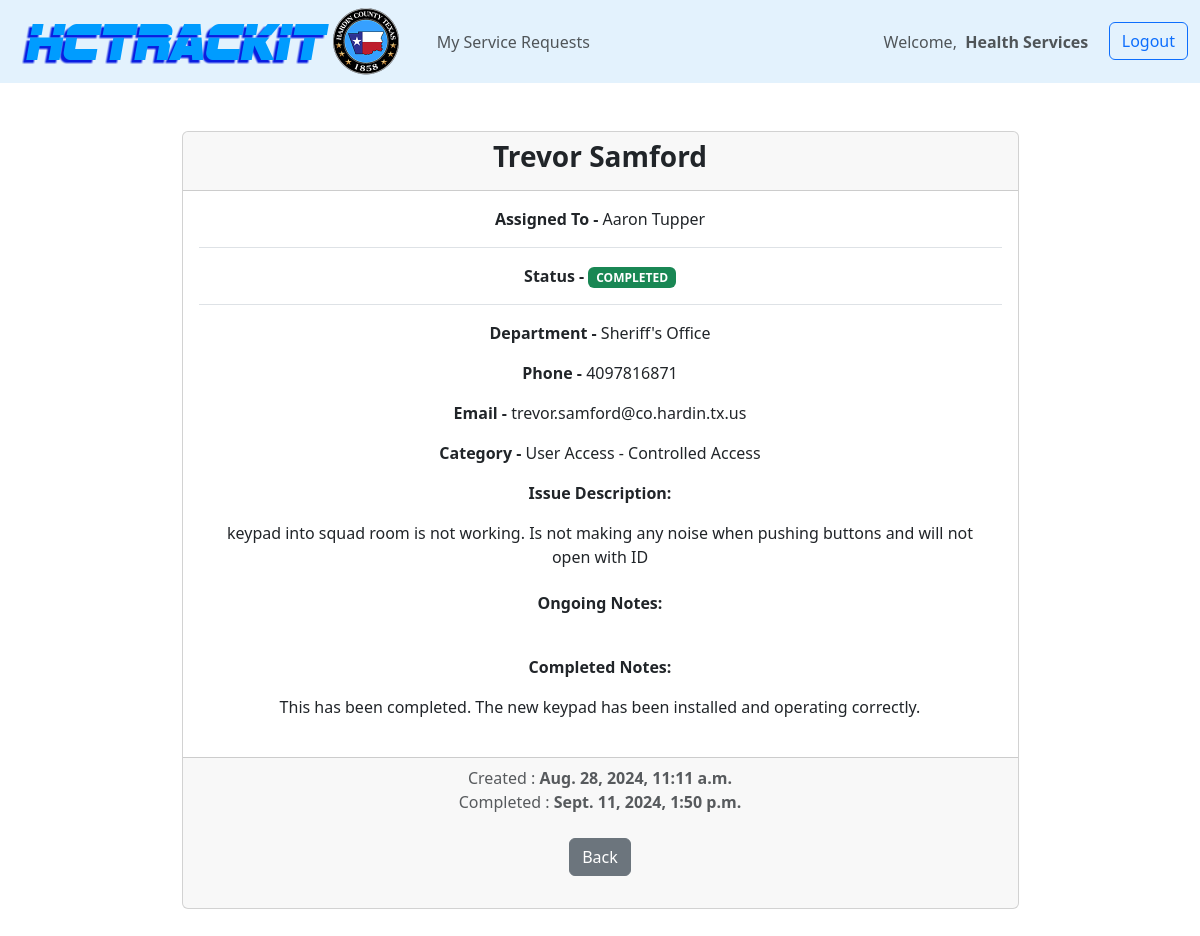
The page /tickets/tickets_info_completed/6 (signed in) on the database its author committed.
### tickets/models.py (models this page shows, shortened)
class Ticket(models.Model):
    DEPT_CHOICES = (
                        ("", ""),
                        ("356th District Court", "356th District Court"),
                        ("88th Disctric Court", "88th District Court"),
                        ("Agrilife Extension", "Agrilife Extension"),
                        ("Adult Probation", "Adult Probation"),
                        ("Auditor", "Auditor"),
                        ("Corrections", "Corrections"),
                        ("County Attorney", "County Attorney"),
                        ("County Clerk", "County Clerk"),
                        ("County Commissioner Precinct 1", "County Commissioner Precinct 1"),
                        ("County Commissioner Precinct 2", "County Commissioner Precinct 2"),
                        ("County Commissioner Precinct 3", "County Commissioner Precinct 3"),
                        ("County Commissioner Precinct 4", "County Commissioner Precinct 4"),
                        ("County Judge", "County Judge"),
                        ("Crime Victims Assistance", "Crime Victims Assistance"),
                        ("District Attorney", "District Attorney"),
                        ("District Clerk", "District Clerk"),
                        ("Elections", "Elections"),
                        ("Emergency Management", "Emergency Management"),
                        ("Flood Plain Administration", "Flood Plain Administration"),
                        ("Health Services", "Health Services"),
                        ("Human Resources", "Human Resources"),
                        ("Justice of the Peace Precinct 1", "Justice of the Peace Precinct 1"),
                        ("Justice of the Peace Precinct 2", "Justice of the Peace Precinct 2"),
                        ("Justice of the Peace Precinct 3", "Justice of the Peace Precinct 3"),
                        ("Justice of the Peace Precinct 4", "Justice of the Peace Precinct 4"),
                        ("Justice of the Peace Precinct 5", "Justice of the Peace Precinct 5"),
                        ("Justice of the Peace Precinct 6", "Justice of the Peace Precinct 6"),
                        ("Juvenile Probation", "Juvenile Probation"),
                        ("Maintenance", "Maintenance"),
                        ("Purchasing", "Purchasing"),
                        ("Sheriff's Office", "Sheriff's Office"),
                        ("Tax-Assessor Collector", "Tax-Assessor Collector"),
                        ("Technology", "Technology"),
                        ("Treasurer", "Treasurer"),
                        ("Veterans Services", "Veterans Services"),
    )
    CATEGORY_CHOICES = (
                        ("", ""),
                        ("Audio/Visual Equipment", "Audio/Visual Equipment"),
                        ("Copier", "Copier"),
                        ("Fax", "Fax"),
                        ("Hardware", "Hardware"),
                        ("Move Equipment Request", "Move Equipment Request"),
                        ("New Equipment Request", "New Equipment Request"),
                        ("Other", "Other"),
                        ("Printer", "Printer"),
                        ("Radios", "Radios"),
                        ("Security Cameras", "Security Cameras"),
                        ("Scanner", "Scanner"),
                        ("", ""),
                        ("Connectivity - Network", "Connectivity - Network"),
                        ("Connectivity - Sonic Wall", "Connectivity - Sonic Wall"),
                        ("Connectivity - VPN", "Connectivity - VPN"),
                        ("", ""),
                        ("Cyber Security - Suspicious Email", "Cyber Security - Suspicious Email"),
                        ("Cyber Security - Virus", "Cyber Security - Virus"),
                        ("", ""),
                        ("Phone - Desk Phone", "Desk Phone"),
                        ("Phone - Mobile Phone", "Mobile Phone"),
                        ("", ""),
                        ("Software - CAD", "Software - CAD"),
                        ("Software - DW Spectrum", "Software - DW Spectrum"),
                        ("Software - EDOC", "Software - EDOC"),
                        ("Software - Email", "Software - Email"),
                        ("Software - Internet Browser", "Software - Internet Browser"),
                        ("Software - JMS", "Software - JMS"),
                        ("Software - LGS", "Software - LGS"),
                        ("Software - MDIS", "Software - MDIS"),
                        ("Software - NetData", "Software - NetData"),
                        ("Software - Office", "Software - Office"),
                        ("Software - RMS", "Software - RMS"),
                        ("Software - Watchguard", "Software - Watchguard"),
                        ("Software - Other", "Software - Other"),
                        ("", ""),
                        ("User Access - Controlled Access", "User Access - Controlled Access"),
                        ("User Access - Create New User", "User Access - Create New User"),
                        ("User Access - Network Access", "User Access - Network Access"),
                        ("User Access - Remove User", "User Access - Remove User"),
    )
    created_by = models.ForeignKey(User, default=None, blank=True, on_delete=models.CASCADE)
    status = models.CharField(max_length=50, default="NEW")
    assignedto = models.CharField(max_length=50, default="Unassigned")
    created_at = models.DateTimeField(auto_now_add=True)
    last_updated = models.DateTimeField(auto_now=True)
    completed_at = models.DateTimeField(auto_now=True)
    name = models.CharField(max_length=100)
    email = models.CharField(max_length=100)
    phone = models.CharField(max_length=15)
    department = models.CharField(max_length=200, choices=DEPT_CHOICES)
    category = models.CharField(max_length=200, choices=CATEGORY_CHOICES)
    description = models.TextField(max_length=3000)
    ongoing_notes = models.TextField(max_length=3000, blank=True)
    completed_notes = models.TextField(max_length=3000, blank=True)

### tickets/views.py (the view)
# urls.py: path('tickets_info_completed/<str:pk>', views.ticketsCompletedinfo, name="tickets_info_completed"),
@login_required(login_url='login')
def ticketsCompletedinfo(request, pk):
    ticket = Ticket.objects.get(id=pk)
    context = {'ticket':ticket}
    return render(request, 'tickets_info_completed.html', context)

### tickets/templates/tickets_info_completed.html
    {% extends "main.html" %}
{% block content %}
    <br>
    <br>
    <div class="container d-flex justify-content-center">
        <div class="card text-center w-75">
            <div class="card-header">
                <h3><strong>{{ ticket.name }}</strong></h3>
            </div>
            <div class="card-body">
                <p class="card-title border-bottom pb-3"><strong>Assigned To - </strong>{{ ticket.assignedto }}</p>
                <p class="card-text pt-2 border-bottom pb-3"><strong>Status - </strong>
                    {% if ticket.status == "COMPLETED" %}
                        <span class="badge text-bg-success">{{ ticket.status }}</span>
                    {% endif %}</p>
                <p class="card-text"><strong>Department - </strong>{{ ticket.department }}</p>
                <p class="card-text"><strong>Phone - </strong>{{ ticket.phone }}</p>
                <p class="card-text"><strong>Email - </strong>{{ ticket.email }}</p>
                <p class="card-text"><strong>Category - </strong>{{ ticket.category }}</p>
                <p class="card-text"><strong>Issue Description:</strong>
                <p class="card-text descrip">{{ ticket.description }}</p>
                <p class="card-text"><strong>Ongoing Notes:</strong>
                <p class="card-text descrip">{{ ticket.ongoing_notes }}</p><br>
                <p class="card-text"><strong>Completed Notes:</strong>
                <p class="card-text descrip">{{ ticket.completed_notes }}</p><br>
            </div>
            <div class="card-footer text-body-secondary">
                Created :  <strong>{{ ticket.created_at }}</strong><br/>
                Completed :  <strong>{{ ticket.last_updated }}</strong>
                <br/><br/>
                {% if request.user.is_staff %}
                    <a href="{% url 'tickets_home' %}" class="btn btn-secondary">Back</a>
                {% else %}
                    <a href="{% url 'tickets_home' %}" class="btn btn-secondary">Back</a>
                {% endif %}
                <br/>
                <br/>
            </div>
        </div>
    </div>
{% endblock content %}

### tickets/templates/navbar.html
{% load static %}
<nav class="navbar navbar-expand-sm" style="background-color: #e3f2fd;">
  <img src="{% static 'images/logo.png' %}">&nbsp;&nbsp;&nbsp;&nbsp;
  <div class="container-fluid">
    <div class="navbar-collapse" id="navbarSupportedContent">
      <ul class="navbar-nav ml-auto mb-2 mb-lg-0">
        {% if request.user.is_staff %}
          <li class="nav-item">
            <a class="nav-link" href="{% url 'tickets_home' %}">Service Requests</a>
          </li>
          <li>
            <a class="nav-link">|</a>
          </li>
          <li class="nav-item">
            <a class="nav-link" href="{% url 'projects_home' %}">Project Tracker</a>
          </li>
          <li>
            <a class="nav-link">|</a>
          </li>
          <li class="nav-item">
            <a class="nav-link" href="{% url 'knowledgebase_home' %}">Knowledge Base</a>
          </li>
          <li>
            <a class="nav-link">|</a>
          </li>
          <li class="nav-item dropdown">
            <a class="nav-link dropdown-toggle" href="#" role="button" data-bs-toggle="dropdown" aria-expanded="false">
              Tech Links
            </a>
            <ul class="dropdown-menu">
              <li><a class="dropdown-item" href="https://dashboard.techplusit.com" target="_blank">Managed Services</a></li>
              <li><a class="dropdown-item" href="https://34.237.28.226:8443/manage/account/login?redirect=%2Fmanage" target="_blank">Ubiquiti Controller</a></li>
              <li><a class="dropdown-item" href="http://10.0.0.10/" target="_blank">NEC Controller</a></li>
              <li><a class="dropdown-item" href="{% url 'support_directory' %}" target="_blank">Support Contact Directory</a></li>
              <li><a class="dropdown-item" href="{% url 'credentials' %}" target="_blank">HCTrackIT User Credentials</a></li>
              <li><hr class="dropdown-divider"></li>
              <li><a class="dropdown-item" href="https://admin.microsoft.com/#/users" target="_blank">O365 - User Email Accounts</a></li>
              <li><a class="dropdown-item" href="https://admin.exchange.microsoft.com/#/messagetrace" target="_blank">O365 - Email Message Trace</a></li>
              <li><a class="dropdown-item" href="https://entra.microsoft.com/#view/Microsoft_AAD_UsersAndTenants/UserManagementMenuBlade/~/SignIns/menuId/?Microsoft_AAD_IAM_legacyAADRedirect=true" target="_blank">O365 - Sign-in Logs</a></li>
            </ul>
          </li>
          <li>
            <a class="nav-link">|</a>
          </li>
          <li class="nav-item">
            <a class="nav-link" href="#">Reports</a>
          </li>
      </ul>
      <ul class="navbar-nav ms-auto">
          <li class="nav-item">
            <a class="nav-link">Welcome, &nbsp;<strong>{{request.user.first_name}}&nbsp;&nbsp;&nbsp;</strong></a>
          </li>
          <li class="nav-item">
            <a class="btn btn-outline-primary" href="{% url 'logout' %}">Logout</a>
          </li>
      </ul>
      {% else %}
      <li class="nav-item">
        <a class="nav-link" href="#">My Service Requests</a>
      </li>
    </ul>
    <ul class="navbar-nav ms-auto">
        <li class="nav-item">
          <a class="nav-link">Welcome, &nbsp;<strong>{{request.user.first_name}}&nbsp;&nbsp;&nbsp;</strong></a>
        </li>
        <li class="nav-item">
          <a class="btn btn-outline-primary" href="{% url 'logout' %}">Logout</a>
        </li>
    </ul>
      {% endif %}
    </div>
  </div>
</nav>

### static/css/main.css (style rules this page uses)
.descrip { display: inline-block; white-space: pre-line; text-wrap: wrap; resize: none; width: 95%; overflow: hidden; text-align: center; }
.card { width:650px; margin-bottom:50px; }
.card-header { text-align: center; }

### rows shown on the page
Ticket: name "Trevor Samford", assignedto "Aaron Tupper", status "COMPLETED", department "Sheriff's Office", phone "4097816871", email "trevor.samford@co.hardin.tx.us", category "User Access - Controlled Access", description "keypad into squad room is not working. Is not making any noise when pushing buttons and will not open with ID", completed_notes "This has been completed. The new keypad has been installed and operating correctly.", created_at "Aug. 28, 2024, 11:11 a.m.", last_updated "Sept. 11, 2024, 1:50 p.m."

### other values the page prints
{{ request.user.first_name }} "Health Services"
